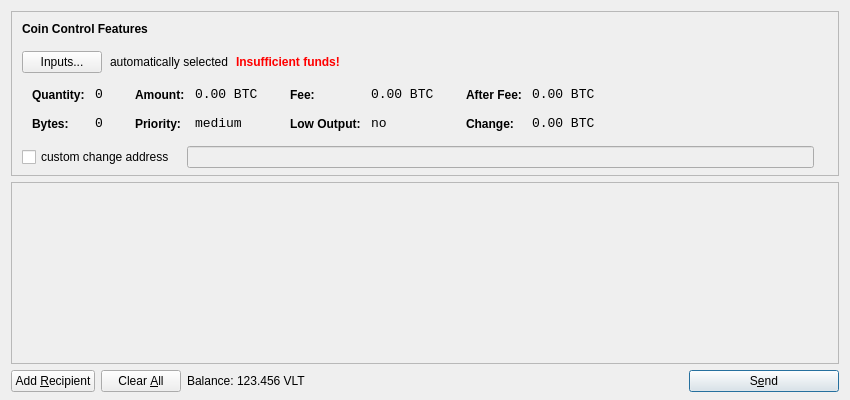
<?xml version="1.0" encoding="UTF-8"?>
<ui version="4.0">
 <class>SendCoinsDialog</class>
 <widget class="QDialog" name="SendCoinsDialog">
  <property name="geometry">
   <rect>
    <x>0</x>
    <y>0</y>
    <width>850</width>
    <height>400</height>
   </rect>
  </property>
  <property name="windowTitle">
   <string>Send Coins</string>
  </property>
  <layout class="QVBoxLayout" name="verticalLayout" stretch="0,1,0">
   <property name="bottomMargin">
    <number>8</number>
   </property>
   <item>
    <widget class="QFrame" name="frameCoinControl">
     <property name="sizePolicy">
      <sizepolicy hsizetype="Expanding" vsizetype="Expanding">
       <horstretch>0</horstretch>
       <verstretch>0</verstretch>
      </sizepolicy>
     </property>
     <property name="maximumSize">
      <size>
       <width>16777215</width>
       <height>16777215</height>
      </size>
     </property>
     <property name="frameShape">
      <enum>QFrame::StyledPanel</enum>
     </property>
     <property name="frameShadow">
      <enum>QFrame::Sunken</enum>
     </property>
     <layout class="QVBoxLayout" name="verticalLayoutCoinControl2">
      <property name="spacing">
       <number>-1</number>
      </property>
      <property name="leftMargin">
       <number>0</number>
      </property>
      <property name="topMargin">
       <number>0</number>
      </property>
      <property name="rightMargin">
       <number>0</number>
      </property>
      <property name="bottomMargin">
       <number>6</number>
      </property>
      <item>
       <layout class="QVBoxLayout" name="verticalLayoutCoinControl" stretch="0,0,0,0,1">
        <property name="spacing">
         <number>0</number>
        </property>
        <property name="leftMargin">
         <number>10</number>
        </property>
        <property name="topMargin">
         <number>10</number>
        </property>
        <item>
         <layout class="QHBoxLayout" name="horizontalLayoutCoinControl1">
          <property name="bottomMargin">
           <number>15</number>
          </property>
          <item>
           <widget class="QLabel" name="labelCoinControlFeatures">
            <property name="sizePolicy">
             <sizepolicy hsizetype="Preferred" vsizetype="Maximum">
              <horstretch>0</horstretch>
              <verstretch>0</verstretch>
             </sizepolicy>
            </property>
            <property name="font">
             <font>
              <weight>75</weight>
              <bold>true</bold>
             </font>
            </property>
            <property name="styleSheet">
             <string notr="true">font-weight:bold;</string>
            </property>
            <property name="text">
             <string>Coin Control Features</string>
            </property>
           </widget>
          </item>
         </layout>
        </item>
        <item>
         <layout class="QHBoxLayout" name="horizontalLayoutCoinControl2" stretch="0,0,0,0">
          <property name="spacing">
           <number>8</number>
          </property>
          <property name="bottomMargin">
           <number>10</number>
          </property>
          <item>
           <widget class="QPushButton" name="pushButtonCoinControl">
            <property name="styleSheet">
             <string notr="true"/>
            </property>
            <property name="text">
             <string>Inputs...</string>
            </property>
           </widget>
          </item>
          <item>
           <widget class="QLabel" name="labelCoinControlAutomaticallySelected">
            <property name="text">
             <string>automatically selected</string>
            </property>
            <property name="margin">
             <number>5</number>
            </property>
           </widget>
          </item>
          <item>
           <widget class="QLabel" name="labelCoinControlInsuffFunds">
            <property name="font">
             <font>
              <weight>75</weight>
              <bold>true</bold>
             </font>
            </property>
            <property name="styleSheet">
             <string notr="true">color:red;font-weight:bold;</string>
            </property>
            <property name="text">
             <string>Insufficient funds!</string>
            </property>
            <property name="margin">
             <number>5</number>
            </property>
           </widget>
          </item>
          <item>
           <spacer name="horizontalSpacerCoinControl">
            <property name="orientation">
             <enum>Qt::Horizontal</enum>
            </property>
            <property name="sizeHint" stdset="0">
             <size>
              <width>40</width>
              <height>1</height>
             </size>
            </property>
           </spacer>
          </item>
         </layout>
        </item>
        <item>
         <widget class="QWidget" name="widgetCoinControl" native="true">
          <property name="sizePolicy">
           <sizepolicy hsizetype="Preferred" vsizetype="Preferred">
            <horstretch>0</horstretch>
            <verstretch>0</verstretch>
           </sizepolicy>
          </property>
          <property name="minimumSize">
           <size>
            <width>0</width>
            <height>0</height>
           </size>
          </property>
          <property name="styleSheet">
           <string notr="true"/>
          </property>
          <layout class="QHBoxLayout" name="horizontalLayoutCoinControl5">
           <property name="margin">
            <number>0</number>
           </property>
           <item>
            <layout class="QHBoxLayout" name="horizontalLayoutCoinControl3" stretch="0,0,0,1">
             <property name="spacing">
              <number>20</number>
             </property>
             <property name="topMargin">
              <number>0</number>
             </property>
             <property name="bottomMargin">
              <number>10</number>
             </property>
             <item>
              <layout class="QFormLayout" name="formLayoutCoinControl1">
               <property name="horizontalSpacing">
                <number>10</number>
               </property>
               <property name="verticalSpacing">
                <number>14</number>
               </property>
               <property name="leftMargin">
                <number>10</number>
               </property>
               <property name="topMargin">
                <number>4</number>
               </property>
               <property name="rightMargin">
                <number>6</number>
               </property>
               <item row="0" column="0">
                <widget class="QLabel" name="labelCoinControlQuantityText">
                 <property name="styleSheet">
                  <string notr="true">font-weight:bold;</string>
                 </property>
                 <property name="text">
                  <string>Quantity:</string>
                 </property>
                 <property name="margin">
                  <number>0</number>
                 </property>
                </widget>
               </item>
               <item row="0" column="1">
                <widget class="QLabel" name="labelCoinControlQuantity">
                 <property name="font">
                  <font>
                   <family>Monospace</family>
                   <pointsize>10</pointsize>
                  </font>
                 </property>
                 <property name="cursor">
                  <cursorShape>IBeamCursor</cursorShape>
                 </property>
                 <property name="contextMenuPolicy">
                  <enum>Qt::ActionsContextMenu</enum>
                 </property>
                 <property name="text">
                  <string notr="true">0</string>
                 </property>
                 <property name="margin">
                  <number>0</number>
                 </property>
                 <property name="textInteractionFlags">
                  <set>Qt::LinksAccessibleByMouse|Qt::TextSelectableByKeyboard|Qt::TextSelectableByMouse</set>
                 </property>
                </widget>
               </item>
               <item row="1" column="0">
                <widget class="QLabel" name="labelCoinControlBytesText">
                 <property name="styleSheet">
                  <string notr="true">font-weight:bold;</string>
                 </property>
                 <property name="text">
                  <string>Bytes:</string>
                 </property>
                </widget>
               </item>
               <item row="1" column="1">
                <widget class="QLabel" name="labelCoinControlBytes">
                 <property name="font">
                  <font>
                   <family>Monospace</family>
                   <pointsize>10</pointsize>
                  </font>
                 </property>
                 <property name="cursor">
                  <cursorShape>IBeamCursor</cursorShape>
                 </property>
                 <property name="contextMenuPolicy">
                  <enum>Qt::ActionsContextMenu</enum>
                 </property>
                 <property name="text">
                  <string notr="true">0</string>
                 </property>
                 <property name="textInteractionFlags">
                  <set>Qt::LinksAccessibleByMouse|Qt::TextSelectableByKeyboard|Qt::TextSelectableByMouse</set>
                 </property>
                </widget>
               </item>
              </layout>
             </item>
             <item>
              <layout class="QFormLayout" name="formLayoutCoinControl2">
               <property name="horizontalSpacing">
                <number>10</number>
               </property>
               <property name="verticalSpacing">
                <number>14</number>
               </property>
               <property name="leftMargin">
                <number>6</number>
               </property>
               <property name="topMargin">
                <number>4</number>
               </property>
               <property name="rightMargin">
                <number>6</number>
               </property>
               <item row="0" column="0">
                <widget class="QLabel" name="labelCoinControlAmountText">
                 <property name="styleSheet">
                  <string notr="true">font-weight:bold;</string>
                 </property>
                 <property name="text">
                  <string>Amount:</string>
                 </property>
                 <property name="margin">
                  <number>0</number>
                 </property>
                </widget>
               </item>
               <item row="0" column="1">
                <widget class="QLabel" name="labelCoinControlAmount">
                 <property name="font">
                  <font>
                   <family>Monospace</family>
                   <pointsize>10</pointsize>
                  </font>
                 </property>
                 <property name="cursor">
                  <cursorShape>IBeamCursor</cursorShape>
                 </property>
                 <property name="contextMenuPolicy">
                  <enum>Qt::ActionsContextMenu</enum>
                 </property>
                 <property name="text">
                  <string notr="true">0.00 BTC</string>
                 </property>
                 <property name="textInteractionFlags">
                  <set>Qt::LinksAccessibleByMouse|Qt::TextSelectableByKeyboard|Qt::TextSelectableByMouse</set>
                 </property>
                </widget>
               </item>
               <item row="1" column="0">
                <widget class="QLabel" name="labelCoinControlPriorityText">
                 <property name="styleSheet">
                  <string notr="true">font-weight:bold;</string>
                 </property>
                 <property name="text">
                  <string>Priority:</string>
                 </property>
                </widget>
               </item>
               <item row="1" column="1">
                <widget class="QLabel" name="labelCoinControlPriority">
                 <property name="font">
                  <font>
                   <family>Monospace</family>
                   <pointsize>10</pointsize>
                  </font>
                 </property>
                 <property name="cursor">
                  <cursorShape>IBeamCursor</cursorShape>
                 </property>
                 <property name="contextMenuPolicy">
                  <enum>Qt::ActionsContextMenu</enum>
                 </property>
                 <property name="text">
                  <string>medium</string>
                 </property>
                 <property name="textInteractionFlags">
                  <set>Qt::LinksAccessibleByMouse|Qt::TextSelectableByKeyboard|Qt::TextSelectableByMouse</set>
                 </property>
                </widget>
               </item>
              </layout>
             </item>
             <item>
              <layout class="QFormLayout" name="formLayoutCoinControl3">
               <property name="horizontalSpacing">
                <number>10</number>
               </property>
               <property name="verticalSpacing">
                <number>14</number>
               </property>
               <property name="leftMargin">
                <number>6</number>
               </property>
               <property name="topMargin">
                <number>4</number>
               </property>
               <property name="rightMargin">
                <number>6</number>
               </property>
               <item row="0" column="0">
                <widget class="QLabel" name="labelCoinControlFeeText">
                 <property name="styleSheet">
                  <string notr="true">font-weight:bold;</string>
                 </property>
                 <property name="text">
                  <string>Fee:</string>
                 </property>
                 <property name="margin">
                  <number>0</number>
                 </property>
                </widget>
               </item>
               <item row="0" column="1">
                <widget class="QLabel" name="labelCoinControlFee">
                 <property name="font">
                  <font>
                   <family>Monospace</family>
                   <pointsize>10</pointsize>
                  </font>
                 </property>
                 <property name="cursor">
                  <cursorShape>IBeamCursor</cursorShape>
                 </property>
                 <property name="contextMenuPolicy">
                  <enum>Qt::ActionsContextMenu</enum>
                 </property>
                 <property name="text">
                  <string notr="true">0.00 BTC</string>
                 </property>
                 <property name="textInteractionFlags">
                  <set>Qt::LinksAccessibleByMouse|Qt::TextSelectableByKeyboard|Qt::TextSelectableByMouse</set>
                 </property>
                </widget>
               </item>
               <item row="1" column="0">
                <widget class="QLabel" name="labelCoinControlLowOutputText">
                 <property name="styleSheet">
                  <string notr="true">font-weight:bold;</string>
                 </property>
                 <property name="text">
                  <string>Low Output:</string>
                 </property>
                </widget>
               </item>
               <item row="1" column="1">
                <widget class="QLabel" name="labelCoinControlLowOutput">
                 <property name="font">
                  <font>
                   <family>Monospace</family>
                   <pointsize>10</pointsize>
                  </font>
                 </property>
                 <property name="cursor">
                  <cursorShape>IBeamCursor</cursorShape>
                 </property>
                 <property name="contextMenuPolicy">
                  <enum>Qt::ActionsContextMenu</enum>
                 </property>
                 <property name="text">
                  <string>no</string>
                 </property>
                 <property name="textInteractionFlags">
                  <set>Qt::LinksAccessibleByMouse|Qt::TextSelectableByKeyboard|Qt::TextSelectableByMouse</set>
                 </property>
                </widget>
               </item>
              </layout>
             </item>
             <item>
              <layout class="QFormLayout" name="formLayoutCoinControl4">
               <property name="horizontalSpacing">
                <number>10</number>
               </property>
               <property name="verticalSpacing">
                <number>14</number>
               </property>
               <property name="leftMargin">
                <number>6</number>
               </property>
               <property name="topMargin">
                <number>4</number>
               </property>
               <property name="rightMargin">
                <number>6</number>
               </property>
               <item row="0" column="0">
                <widget class="QLabel" name="labelCoinControlAfterFeeText">
                 <property name="styleSheet">
                  <string notr="true">font-weight:bold;</string>
                 </property>
                 <property name="text">
                  <string>After Fee:</string>
                 </property>
                 <property name="margin">
                  <number>0</number>
                 </property>
                </widget>
               </item>
               <item row="0" column="1">
                <widget class="QLabel" name="labelCoinControlAfterFee">
                 <property name="font">
                  <font>
                   <family>Monospace</family>
                   <pointsize>10</pointsize>
                  </font>
                 </property>
                 <property name="cursor">
                  <cursorShape>IBeamCursor</cursorShape>
                 </property>
                 <property name="contextMenuPolicy">
                  <enum>Qt::ActionsContextMenu</enum>
                 </property>
                 <property name="text">
                  <string notr="true">0.00 BTC</string>
                 </property>
                 <property name="textInteractionFlags">
                  <set>Qt::LinksAccessibleByMouse|Qt::TextSelectableByKeyboard|Qt::TextSelectableByMouse</set>
                 </property>
                </widget>
               </item>
               <item row="1" column="0">
                <widget class="QLabel" name="labelCoinControlChangeText">
                 <property name="styleSheet">
                  <string notr="true">font-weight:bold;</string>
                 </property>
                 <property name="text">
                  <string>Change:</string>
                 </property>
                </widget>
               </item>
               <item row="1" column="1">
                <widget class="QLabel" name="labelCoinControlChange">
                 <property name="font">
                  <font>
                   <family>Monospace</family>
                   <pointsize>10</pointsize>
                  </font>
                 </property>
                 <property name="cursor">
                  <cursorShape>IBeamCursor</cursorShape>
                 </property>
                 <property name="contextMenuPolicy">
                  <enum>Qt::ActionsContextMenu</enum>
                 </property>
                 <property name="text">
                  <string notr="true">0.00 BTC</string>
                 </property>
                 <property name="textInteractionFlags">
                  <set>Qt::LinksAccessibleByMouse|Qt::TextSelectableByKeyboard|Qt::TextSelectableByMouse</set>
                 </property>
                </widget>
               </item>
              </layout>
             </item>
            </layout>
           </item>
          </layout>
         </widget>
        </item>
        <item>
         <layout class="QHBoxLayout" name="horizontalLayoutCoinControl4" stretch="0,0,0">
          <property name="spacing">
           <number>12</number>
          </property>
          <property name="sizeConstraint">
           <enum>QLayout::SetDefaultConstraint</enum>
          </property>
          <property name="topMargin">
           <number>5</number>
          </property>
          <property name="rightMargin">
           <number>5</number>
          </property>
          <item>
           <widget class="QCheckBox" name="checkBoxCoinControlChange">
            <property name="text">
             <string>custom change address</string>
            </property>
           </widget>
          </item>
          <item>
           <widget class="QLineEdit" name="lineEditCoinControlChange">
            <property name="enabled">
             <bool>false</bool>
            </property>
            <property name="sizePolicy">
             <sizepolicy hsizetype="Expanding" vsizetype="Fixed">
              <horstretch>0</horstretch>
              <verstretch>0</verstretch>
             </sizepolicy>
            </property>
           </widget>
          </item>
          <item>
           <widget class="QLabel" name="labelCoinControlChangeLabel">
            <property name="sizePolicy">
             <sizepolicy hsizetype="Preferred" vsizetype="Expanding">
              <horstretch>0</horstretch>
              <verstretch>0</verstretch>
             </sizepolicy>
            </property>
            <property name="minimumSize">
             <size>
              <width>0</width>
              <height>0</height>
             </size>
            </property>
            <property name="text">
             <string/>
            </property>
            <property name="margin">
             <number>3</number>
            </property>
           </widget>
          </item>
         </layout>
        </item>
        <item>
         <spacer name="verticalSpacerCoinControl">
          <property name="orientation">
           <enum>Qt::Vertical</enum>
          </property>
          <property name="sizeHint" stdset="0">
           <size>
            <width>800</width>
            <height>1</height>
           </size>
          </property>
         </spacer>
        </item>
       </layout>
      </item>
     </layout>
    </widget>
   </item>
   <item>
    <widget class="QScrollArea" name="scrollArea">
     <property name="widgetResizable">
      <bool>true</bool>
     </property>
     <widget class="QWidget" name="scrollAreaWidgetContents">
      <property name="geometry">
       <rect>
        <x>0</x>
        <y>0</y>
        <width>830</width>
        <height>165</height>
       </rect>
      </property>
      <layout class="QVBoxLayout" name="verticalLayout_2">
       <property name="margin">
        <number>0</number>
       </property>
       <item>
        <layout class="QVBoxLayout" name="entries">
         <property name="spacing">
          <number>6</number>
         </property>
        </layout>
       </item>
       <item>
        <spacer name="verticalSpacer">
         <property name="orientation">
          <enum>Qt::Vertical</enum>
         </property>
         <property name="sizeHint" stdset="0">
          <size>
           <width>20</width>
           <height>40</height>
          </size>
         </property>
        </spacer>
       </item>
      </layout>
     </widget>
    </widget>
   </item>
   <item>
    <layout class="QHBoxLayout" name="horizontalLayout">
     <item>
      <widget class="QPushButton" name="addButton">
       <property name="toolTip">
        <string>Send to multiple recipients at once</string>
       </property>
       <property name="text">
        <string>Add &amp;Recipient</string>
       </property>
       <property name="icon">
        <iconset resource="../bitcoin.qrc">
         <normaloff>:/icons/add</normaloff>:/icons/add</iconset>
       </property>
       <property name="autoDefault">
        <bool>false</bool>
       </property>
      </widget>
     </item>
     <item>
      <widget class="QPushButton" name="clearButton">
       <property name="sizePolicy">
        <sizepolicy hsizetype="Minimum" vsizetype="Fixed">
         <horstretch>0</horstretch>
         <verstretch>0</verstretch>
        </sizepolicy>
       </property>
       <property name="toolTip">
        <string>Remove all transaction fields</string>
       </property>
       <property name="text">
        <string>Clear &amp;All</string>
       </property>
       <property name="icon">
        <iconset resource="../bitcoin.qrc">
         <normaloff>:/icons/remove</normaloff>:/icons/remove</iconset>
       </property>
       <property name="autoRepeatDelay">
        <number>300</number>
       </property>
       <property name="autoDefault">
        <bool>false</bool>
       </property>
      </widget>
     </item>
     <item>
      <layout class="QHBoxLayout" name="horizontalLayout_2">
       <property name="spacing">
        <number>3</number>
       </property>
       <item>
        <widget class="QLabel" name="label">
         <property name="text">
          <string>Balance:</string>
         </property>
        </widget>
       </item>
       <item>
        <widget class="QLabel" name="labelBalance">
         <property name="cursor">
          <cursorShape>IBeamCursor</cursorShape>
         </property>
         <property name="text">
          <string>123.456 VLT</string>
         </property>
         <property name="textInteractionFlags">
          <set>Qt::LinksAccessibleByMouse|Qt::TextSelectableByKeyboard|Qt::TextSelectableByMouse</set>
         </property>
        </widget>
       </item>
      </layout>
     </item>
     <item>
      <spacer name="horizontalSpacer">
       <property name="orientation">
        <enum>Qt::Horizontal</enum>
       </property>
       <property name="sizeHint" stdset="0">
        <size>
         <width>40</width>
         <height>20</height>
        </size>
       </property>
      </spacer>
     </item>
     <item>
      <widget class="QPushButton" name="sendButton">
       <property name="minimumSize">
        <size>
         <width>150</width>
         <height>0</height>
        </size>
       </property>
       <property name="toolTip">
        <string>Confirm the send action</string>
       </property>
       <property name="text">
        <string>S&amp;end</string>
       </property>
       <property name="icon">
        <iconset resource="../bitcoin.qrc">
         <normaloff>:/icons/send</normaloff>:/icons/send</iconset>
       </property>
       <property name="default">
        <bool>true</bool>
       </property>
      </widget>
     </item>
    </layout>
   </item>
  </layout>
 </widget>
 <resources>
  <include location="../bitcoin.qrc"/>
 </resources>
 <connections/>
</ui>
